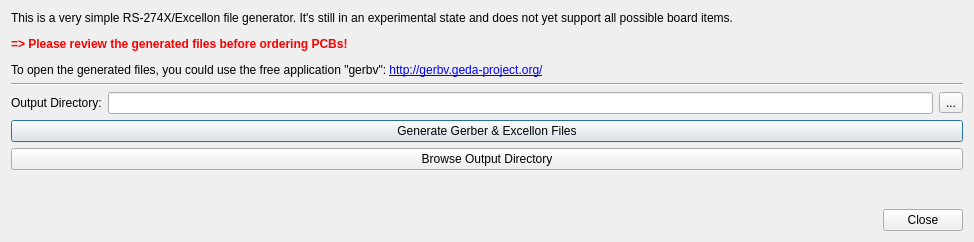
<?xml version="1.0" encoding="UTF-8"?>
<ui version="4.0">
 <class>librepcb::project::FabricationOutputDialog</class>
 <widget class="QDialog" name="librepcb::project::FabricationOutputDialog">
  <property name="windowModality">
   <enum>Qt::WindowModal</enum>
  </property>
  <property name="geometry">
   <rect>
    <x>0</x>
    <y>0</y>
    <width>974</width>
    <height>242</height>
   </rect>
  </property>
  <property name="windowTitle">
   <string>Fabrication Output Generator</string>
  </property>
  <layout class="QVBoxLayout" name="verticalLayout">
   <item>
    <widget class="QLabel" name="label_2">
     <property name="text">
      <string>&lt;html&gt;&lt;head/&gt;&lt;body&gt;&lt;p&gt;This is a very simple RS-274X/Excellon file generator. It's still in an experimental state and does not yet support all possible board items.&lt;/p&gt;&lt;p&gt;&lt;span style=&quot; font-weight:600; color:#ff0000;&quot;&gt;=&amp;gt; Please review the generated files before ordering PCBs!&lt;/span&gt;&lt;/p&gt;&lt;p&gt;To open the generated files, you could use the free application &amp;quot;gerbv&amp;quot;: &lt;a href=&quot;http://gerbv.geda-project.org/&quot;&gt;&lt;span style=&quot; text-decoration: underline; color:#0000ff;&quot;&gt;http://gerbv.geda-project.org/&lt;/span&gt;&lt;/a&gt;&lt;/p&gt;&lt;/body&gt;&lt;/html&gt;</string>
     </property>
     <property name="wordWrap">
      <bool>true</bool>
     </property>
    </widget>
   </item>
   <item>
    <widget class="Line" name="line">
     <property name="orientation">
      <enum>Qt::Horizontal</enum>
     </property>
    </widget>
   </item>
   <item>
    <layout class="QHBoxLayout" name="horizontalLayout">
     <item>
      <widget class="QLabel" name="label">
       <property name="text">
        <string>Output Directory:</string>
       </property>
      </widget>
     </item>
     <item>
      <widget class="QLineEdit" name="edtOutputDirPath"/>
     </item>
     <item>
      <widget class="QToolButton" name="btnSelectDir">
       <property name="text">
        <string>...</string>
       </property>
      </widget>
     </item>
    </layout>
   </item>
   <item>
    <widget class="QPushButton" name="btnGenerate">
     <property name="text">
      <string>Generate Gerber &amp;&amp; Excellon Files</string>
     </property>
    </widget>
   </item>
   <item>
    <widget class="QPushButton" name="btnBrowseOutputDir">
     <property name="text">
      <string>Browse Output Directory</string>
     </property>
    </widget>
   </item>
   <item>
    <spacer name="verticalSpacer">
     <property name="orientation">
      <enum>Qt::Vertical</enum>
     </property>
     <property name="sizeHint" stdset="0">
      <size>
       <width>20</width>
       <height>0</height>
      </size>
     </property>
    </spacer>
   </item>
   <item>
    <widget class="QDialogButtonBox" name="buttonBox">
     <property name="orientation">
      <enum>Qt::Horizontal</enum>
     </property>
     <property name="standardButtons">
      <set>QDialogButtonBox::Close</set>
     </property>
    </widget>
   </item>
  </layout>
 </widget>
 <resources/>
 <connections>
  <connection>
   <sender>buttonBox</sender>
   <signal>accepted()</signal>
   <receiver>librepcb::project::FabricationOutputDialog</receiver>
   <slot>accept()</slot>
   <hints>
    <hint type="sourcelabel">
     <x>248</x>
     <y>254</y>
    </hint>
    <hint type="destinationlabel">
     <x>157</x>
     <y>274</y>
    </hint>
   </hints>
  </connection>
  <connection>
   <sender>buttonBox</sender>
   <signal>rejected()</signal>
   <receiver>librepcb::project::FabricationOutputDialog</receiver>
   <slot>reject()</slot>
   <hints>
    <hint type="sourcelabel">
     <x>316</x>
     <y>260</y>
    </hint>
    <hint type="destinationlabel">
     <x>286</x>
     <y>274</y>
    </hint>
   </hints>
  </connection>
 </connections>
</ui>
